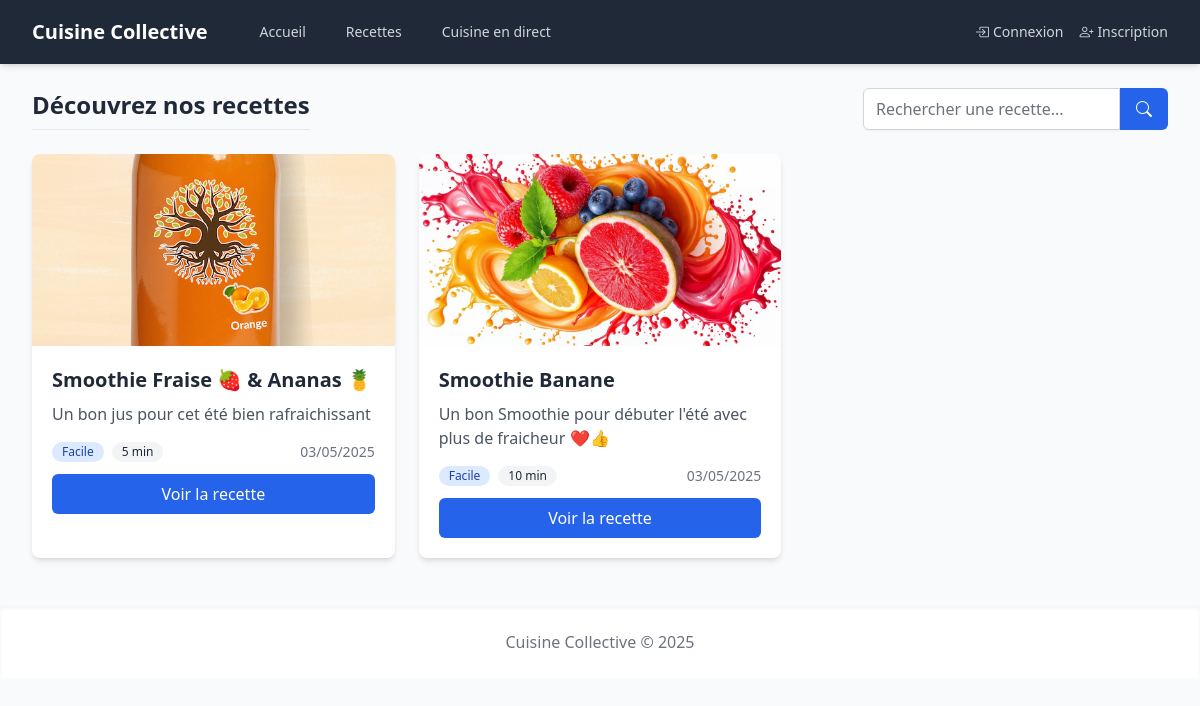
Page /recipes on the committed database.
### models/recipe.py (models this page shows, shortened)
class Recipe(db.Model):
    id = db.Column(db.Integer, primary_key=True)
    title = db.Column(db.String(100), nullable=False)
    description = db.Column(db.Text)
    ingredients = db.Column(db.Text, nullable=False)
    instructions = db.Column(db.Text, nullable=False)
    cooking_time = db.Column(db.Integer)  # en minutes
    difficulty = db.Column(db.String(20))
    image_url = db.Column(db.String(200))
    date_posted = db.Column(db.DateTime, default=datetime.utcnow)
    user_id = db.Column(db.Integer, db.ForeignKey('user.id'), nullable=False)
    ratings = db.relationship('Rating', backref='recipe', lazy='dynamic')
    cooked_by = db.relationship('User', backref='cooking',
                            foreign_keys='User.cooking_now',
                            uselist=False)

### routes/recipe_routes.py (the view)
    @app.route('/recipes')
    def recipes_list():
        page = request.args.get('page', 1, type=int)
        search_term = request.args.get('q', '')
        if search_term:
            recipes = search_recipes(search_term, page=page, per_page=10)
        else:
            recipes = get_all_recipes(page=page, per_page=10)
        return render_template(
            'recipes/list.html',
            recipes=recipes,
            title='Toutes les recettes',
            search_term=search_term
        )

### app.py (called while the page is built)
def create_app():
    app = Flask(__name__)
    app.config.from_object(Config)
    db.init_app(app)
    login_manager.init_app(app)
    login_manager.login_view = 'login'
    socketio.init_app(app)
    migrate.init_app(app, db)
    @app.context_processor
    def utility_processor():
        return {
            'now': datetime.utcnow
        }
    with app.app_context():
        from routes.auth_routes import register_auth_routes
        from routes.recipe_routes import register_recipe_routes
        from routes.live_routes import register_live_routes
        register_auth_routes(app)
        register_recipe_routes(app)
        register_live_routes(app)
    return app

### services/recipe_service.py (called while the page is built)
def get_all_recipes(page=1, per_page=10):
    return Recipe.query.order_by(Recipe.date_posted.desc()).paginate(page=page, per_page=per_page)

### templates/recipes/list.html (shortened to what this page needs)
{% extends 'base.html' %}
{% block content %}
<div class="flex flex-col md:flex-row items-start md:items-center justify-between mb-6">
    <div class="mb-4 md:mb-0">
        <h1 class="text-2xl font-bold text-gray-800 pb-2 border-b border-gray-200">Découvrez nos recettes</h1>
    </div>
    <div class="w-full md:w-auto">
        <form class="flex" method="GET" action="{{ url_for('recipes_list') }}">
            <input
                class="w-full rounded-l-md border-gray-300 shadow-sm focus:border-blue-500 focus:ring focus:ring-blue-500 focus:ring-opacity-50"
                type="search"
                placeholder="Rechercher une recette..."
                name="q"
                value="{{ request.args.get('q', '') }}"
                aria-label="Rechercher">
            <button
                class="px-4 py-2 bg-blue-600 text-white rounded-r-md hover:bg-blue-700 focus:outline-none focus:ring-2 focus:ring-blue-500 focus:ring-offset-2 transition-colors"
                type="submit">
                <i class="bi bi-search"></i>
            </button>
        </form>
    </div>
</div>
<div class="grid grid-cols-1 md:grid-cols-2 lg:grid-cols-3 gap-6 mb-8">
    {% for recipe in recipes.items %}
        <div class="bg-white rounded-lg shadow-md overflow-hidden hover:shadow-lg transition-shadow duration-300">
            {% if recipe.image_url %}
                <div class="h-48 overflow-hidden">
                    <img
                        src="{{ url_for('static', filename=recipe.image_url) }}"
                        class="w-full h-full object-cover transform hover:scale-105 transition-transform duration-300"
                        alt="{{ recipe.title }}">
                </div>
            {% else %}
                <div class="h-48 bg-gray-100 flex items-center justify-center">
                    <span class="text-gray-400 flex items-center">
                        <i class="bi bi-image mr-2"></i>Pas d'image
                    </span>
                </div>
            {% endif %}
            <div class="p-5">
                <h3 class="text-xl font-semibold mb-2 text-gray-800">{{ recipe.title }}</h3>
                <p class="text-gray-600 mb-4 line-clamp-2">{{ recipe.description|truncate(100) }}</p>
                <div class="mt-auto">
                    <div class="flex items-center justify-between mb-3">
                        <div class="flex space-x-2">
                            <span class="inline-flex items-center rounded-full px-2.5 py-0.5 text-xs font-medium bg-blue-100 text-blue-800">
                                {{ recipe.difficulty }}
                            </span>
                            <span class="inline-flex items-center rounded-full px-2.5 py-0.5 text-xs font-medium bg-gray-100 text-gray-800">
                                {{ recipe.cooking_time }} min
                            </span>
                        </div>
                        <span class="text-sm text-gray-500">{{ recipe.date_posted.strftime('%d/%m/%Y') }}</span>
                    </div>
                    <a href="{{ url_for('recipe_detail', recipe_id=recipe.id) }}"
                       class="block w-full text-center px-4 py-2 bg-blue-600 hover:bg-blue-700 text-white rounded-md transition-colors duration-200">
                        Voir la recette
                    </a>
                </div>
            </div>
        </div>
    {% endfor %}
</div>
{% endblock %}

### rows in the picture
Recipe: image_url (picture), title "Smoothie Fraise 🍓 & Ananas 🍍", description "Un bon jus pour cet été bien rafraichissant", difficulty "Facile", cooking_time "5", date_posted "03/05/2025"
Recipe: image_url (picture), title "Smoothie Banane", description "Un bon Smoothie pour débuter l'été avec plus de fraicheur ❤️👍", difficulty "Facile", cooking_time "10", date_posted "03/05/2025"
